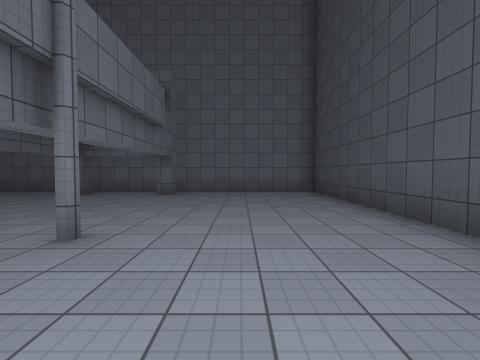
[1] (above)

16 first-person views from a walk through a scene from a Unity 3-D project. The camera is 1.4 m above the floor, tilts 2° down and sees 90° across. The floor is counted in squares, 2.09 m on a side. Each view is taken from the middle of a square. On the plan, view 1 faces up. The plan holds only what a view shows up to about 9 squares ahead; the rest is blank. The place goes on beyond the plan. The player character is not drawn. Surface patterns are stand-ins for the level's own textures.

[2]
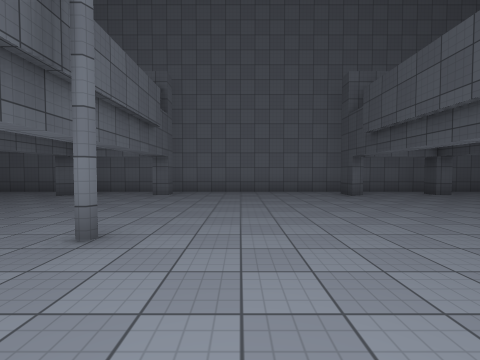

[3]
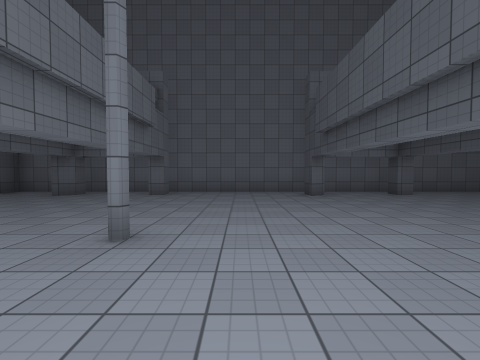

[4]
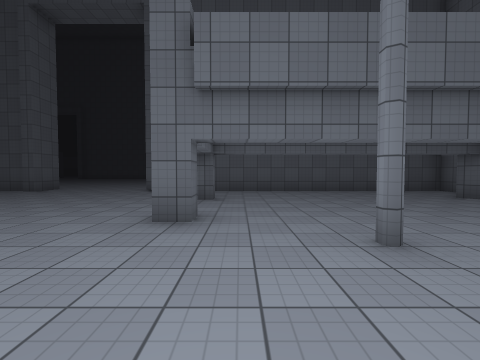

[5]
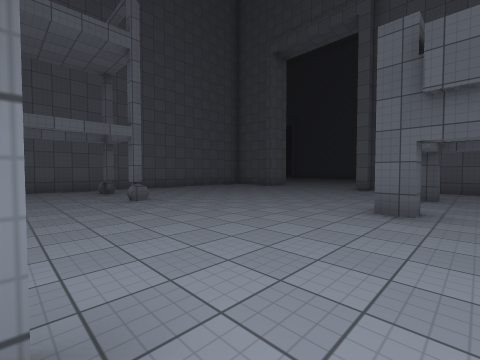

[6]
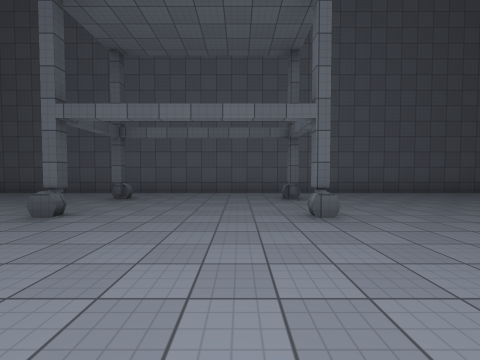

[7]
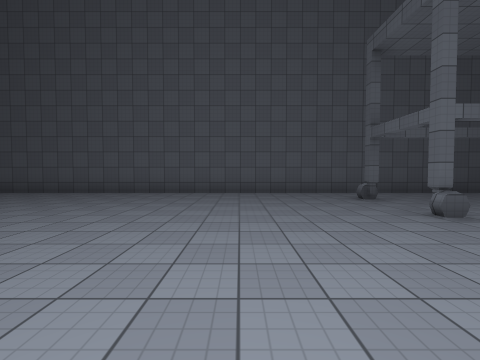

[8]
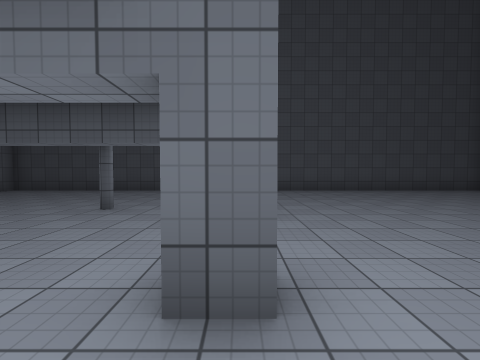

[9]
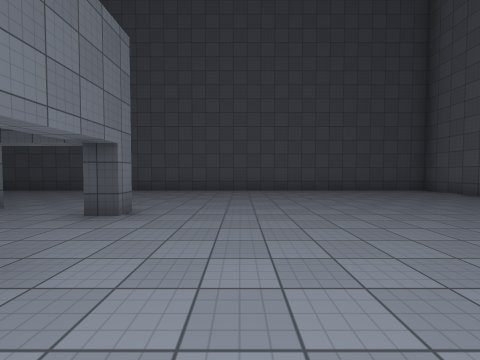

[10]
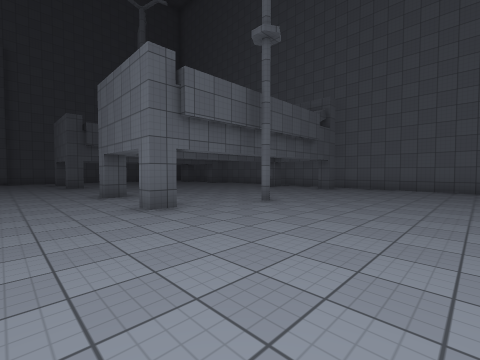

[11]
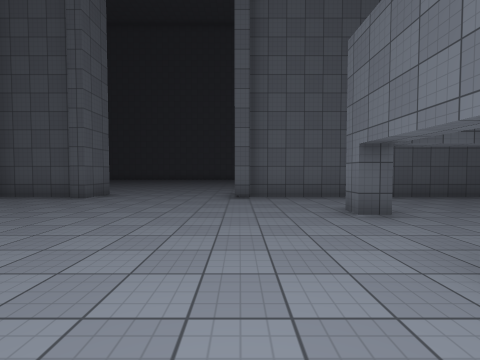

[12]
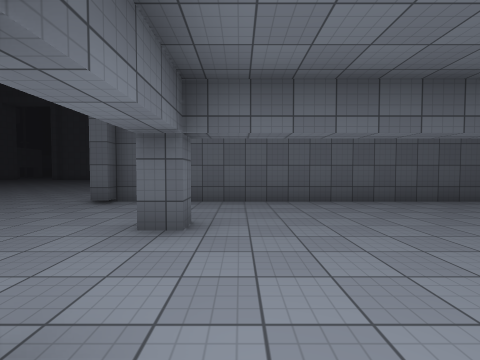

[13]
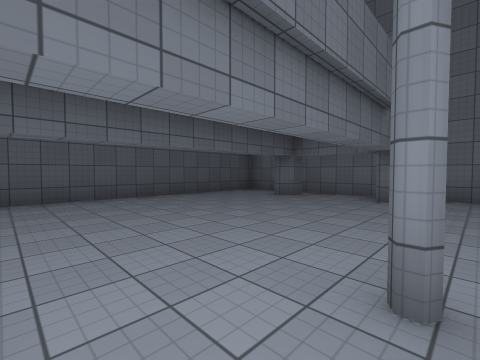

[14]
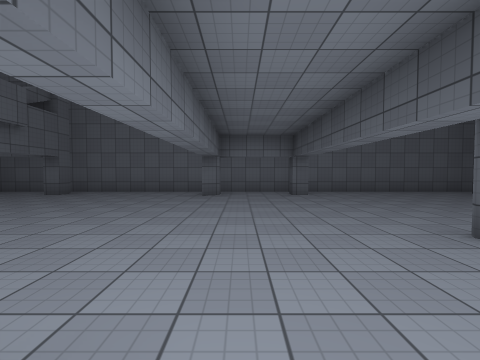

[15]
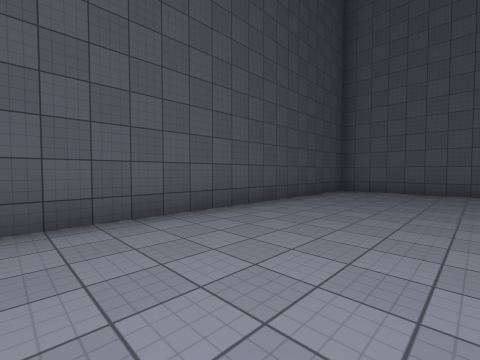

[16]
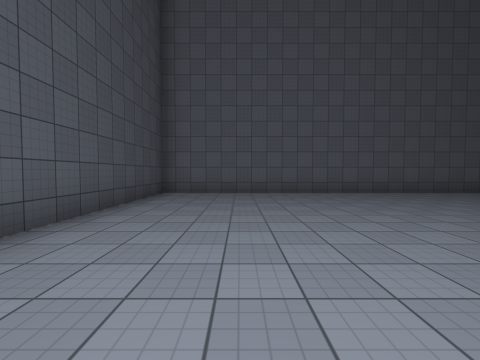

### Floor plan
Points are (right, up) in squares from view 1. A wall is a line through its corners. A room is listed if a view was taken in it or the views show most of it. See-through windows are left out.
Room 1 (views 1, 2, 3, 4, 5, 6, 7, 8, 9, 10, 11, 12, 13, 14, 15, 16)
walls: (-10, 0.4) (-10, -0.2) (-10.5, -0.2); (-12.6, 0.4) (-12.6, -0.2) (-13.1, -0.2); (-11, -4.5) (-11, -4.9); (-11.2, -4.9) (-11.2, -4.5); (-4.9, -0.2) (-4.9, 0.4); (-11, -6.5) (-11, -7); (-11.2, -7) (-11.2, -6.5); (-15.2, -4.5) (-15.2, -4.9); (-15.2, -6.5) (-15.2, -7); (-17.6, 0.4) (-17.2, 0.4) (-17.2, -0.2); (-1.9, -0.2) (-2.4, -0.2) (-2.4, 0.4); (-12.5, 6.9) (-13, 6.6) (-13, 7.2); (-10, 7.4) (-10, 6.9) (-10.5, 6.9) (-10.5, 7.4); (-4.5, 7.4) (-4.5, 6.9) (-4.9, 6.5) (-4.9, 7.4); (-20.2, 0.4) (-19.7, 0.4) (-19.7, -0.2) (-20.2, -0.2); (-17.2, 7.4) (-17.2, 6.9) (-17.6, 6.9); (-1.9, 7.4) (-1.9, 6.9) (-2.4, 6.9) (-2.4, 7.4); (-19.7, 7.4) (-19.7, 6.9) (-20.2, 6.5); (-22.3, -6.4) (-22.3, -8.4); (-21.6, -8.5) (2.4, -8.5) (2.4, 8) (-22.3, 8) (-22.3, -1.8)
low walls: (-11.2, -4.5) (-11, -4.5); (-11.4, -6.8) (-10.9, -6.8); (-15.5, -4.5) (-15.2, -4.5); (-15.5, -6.8) (-15, -6.8)
ways out: opening at (-23, -4)

Positions as (right, up) in squares from view 1, and headings:
1: (0, 0), facing up
2: (-8, 0), facing up
3: (-15, 0), facing up
4: (-14, 1), facing left
5: (-13, 1), facing down-left
6: (-14, -1), facing down
7: (-8, -1), facing down
8: (-6, 0), facing right
9: (-6, -2), facing right
10: (-6, -2), facing up-left
11: (-16, -2), facing left
12: (-17, 1), facing left
13: (-16, 1), facing up-left
14: (-12, 0), facing up
15: (-1, 0), facing down-right
16: (0, -1), facing down
